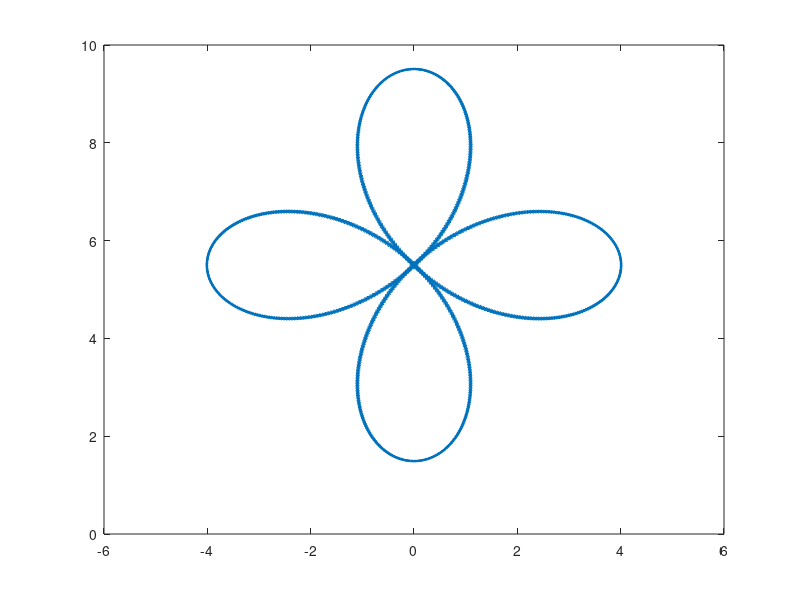
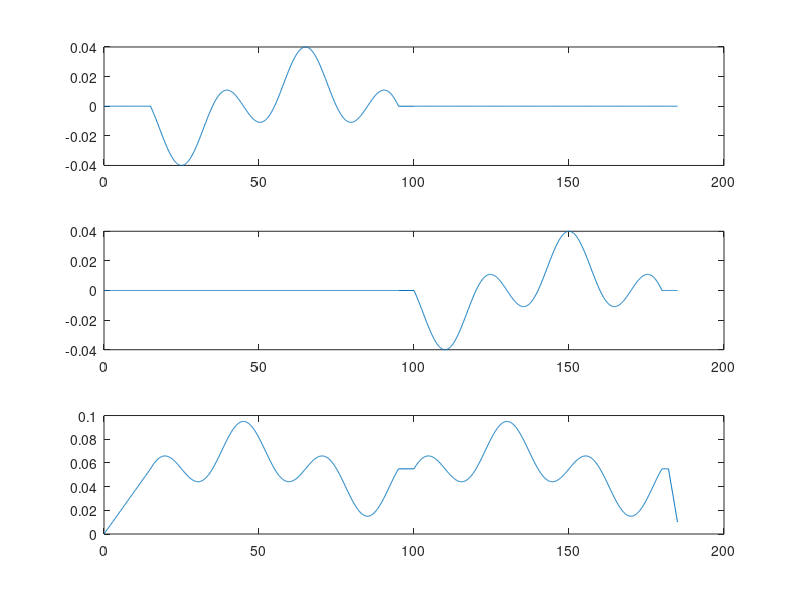
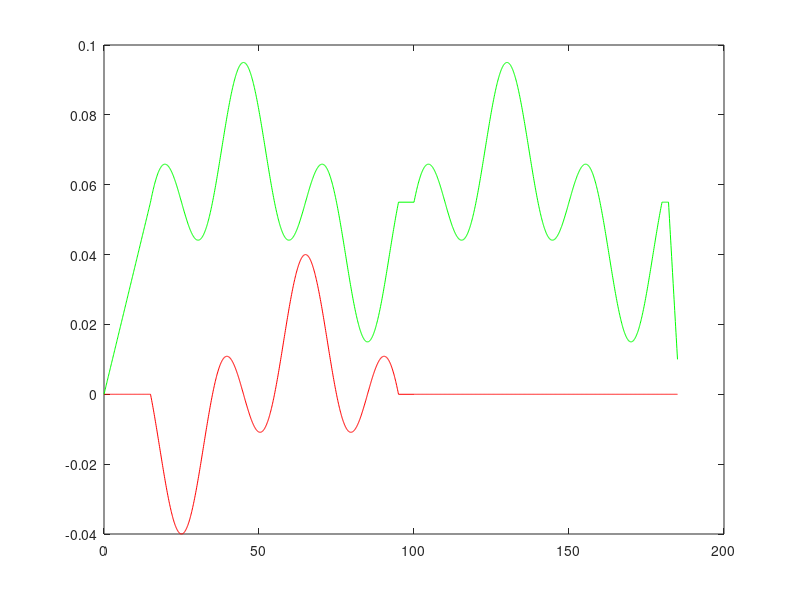

These charts were generated, in order, by the following MATLAB code: (Note: this script raises an error after producing the figures.)
clear;
clc; 
close all;

%%

% camFrameRate = 30;%hz
% P = .05;
% D = .25;
% I = 0*P/200;
% pole = 5*2*pi;
% controller = tf([D+P,P*pole],[1,pole])%zpk(-3.5,-35,1)
% discCont = c2d(controller,1/camFrameRate,'zoh')
% [Z,P,K,T] = zpkdata(discCont);
% 
% randPosError = (rand(3,1)-.5)*3/1000

%%
timeToComplete = 80;
ts = .1;

num =length(0:ts:timeToComplete);
theta = linspace(3*pi/4,2*pi+3*pi/4,num)';
r = 4*cos(2*theta);
x = r.*cos(theta);
y=r.*sin(theta)+5.5;
diffX = [x(2:num)-x(1:(num-1));x(1)-x(num);];
diffY = [y(2:num)-y(1:(num-1));y(1)-y(num);];
quiver(x,y,diffX,diffY)
% Xlist = [[0,10,15:ts:75]',[0,x(1)/100,x'/100]'];
% Ylist = [[0,10,15:ts:75]',[zeros(size([0,10,15:ts:75]))]'];
% Zlist = [[0,10,15:ts:75]',[0,y(1)/100,y'/100]'];

Tstart = 15;
timeList = [0:ts:Tstart,Tstart:ts:(15+timeToComplete),(15+timeToComplete+5):ts:(15+2*timeToComplete+5),(15+2*timeToComplete+5+ts):ts:(15+2*timeToComplete+10)]';
size1 = size([0:ts:Tstart,Tstart:ts:(15+timeToComplete)]);
size2 = size([(15+timeToComplete+5):ts:(15+2*timeToComplete+5), (15+2*timeToComplete+5+ts):ts:(15+2*timeToComplete+10)]);

Xlist = [zeros(size(0:ts:Tstart)),x'/100,zeros(size2)]';
Ylist = [zeros(size1),x'/100,x(end)/100*ones(size((15+2*timeToComplete+5+ts):ts:(15+2*timeToComplete+10)))]';
Zlist = [linspace(0/100,y(1)/100,length(0:ts:Tstart)),y'/100,y'/100,y(end)/100*ones(size((15+2*timeToComplete+5+ts):ts:(15+2*timeToComplete+7))),linspace(y(end)/100,1/100,length((15+2*timeToComplete+7+ts):ts:(15+2*timeToComplete+10)))]';
timeList = [timeList', ((timeList(end)+1):1:(timeList(end)))]';
Trajectory = [timeList,Xlist,Ylist,Zlist];

figure(2)
subplot(3,1,1)
plot(Trajectory(:,1),Trajectory(:,2))
subplot(3,1,2)
plot(Trajectory(:,1),Trajectory(:,3))
subplot(3,1,3)
plot(Trajectory(:,1),Trajectory(:,4))

figure(3)
plot(Trajectory(:,1),Trajectory(:,2),'r',Trajectory(:,1),Trajectory(:,4),'g')

%% Orientation: Constantly pointing up

XDlist = zeros(length(Xlist),1);
YDlist = zeros(length(Ylist),1);
ZDlist = ones(length(Zlist),1);

%% Orientation: always tangent

% get gradients (slopes)
dx = gradient(Xlist);
dy = gradient(Ylist);
dz = gradient(Zlist);

% normalize
for i=1:length(dx)
    vnorm = norm([dx(i) dy(i) dz(i)]);
    if (vnorm > 0)
        % update slope
        XDlist(i) = dx(i) / vnorm;
        YDlist(i) = dy(i) / vnorm;
        ZDlist(i) = dz(i) / vnorm;
    else
        % use former slope (probably zero)
        XDlist(i) = XDlist(i-1);
        YDlist(i) = YDlist(i-1);
        ZDlist(i) = ZDlist(i-1);
    end
end


% XDlist = zeros(length(Xlist),1);
% YDlist = zeros(length(Ylist),1);
% ZDlist = zeros(length(Zlist),1);
% dx = zeros(length(Xlist),1);
% dy = zeros(length(Ylist),1);
% dz = zeros(length(Zlist),1);
% vectornorm = zeros(length(Xlist),1);
% 
% XDlist(1) = 0;
% YDlist(1) = 0;
% ZDlist(1) = 0;
% 
% for i = 2:length(Xlist)
%     % get slope
%     dx(i) = Xlist(i) - Xlist(i-1);
%     dy(i) = Ylist(i) - Ylist(i-1);
%     dz(i) = Zlist(i) - Zlist(i-1);
%     
%     % normalize
%     vectornorm(i) = norm([dx(i) dy(i) dz(i)]);
%     
%     % update direction vector
%     if (vectornorm(i) > 0)
%         % use new slope
%         XDlist(i) = dx(i) / vectornorm(i);
%         YDlist(i) = dy(i) / vectornorm(i);
%         ZDlist(i) = dz(i) / vectornorm(i);
%     else
%         % if no change from last point, use old slope
%         XDlist(i) = XDlist(i-1);
%         YDlist(i) = YDlist(i-1);
%         ZDlist(i) = ZDlist(i-1);
%     end
%     
% end
%     
% XDlist(1) = XDlist(2);
% YDlist(1) = YDlist(2);
% ZDlist(1) = ZDlist(2);


%%  Write file

% only position
% fid = fopen('trajectory.csv','w');
% for i = 1:length(Xlist) 
%     fprintf(fid,'%6.6f, %6.6f, %6.6f\n', Xlist(i), Ylist(i), Zlist(i));
% end

% position and orientation
fid = fopen('trajectory_tanj.csv','w');
for i = 1:length(Xlist) 
    fprintf(fid,'%6.6f, %6.6f, %6.6f, %6.6f, %6.6f, %6.6f\n', Xlist(i), Ylist(i), Zlist(i), XDlist(i), YDlist(i), ZDlist(i));
end

% struct('time',[],'signals',struct('values',[],'dimensions',[]));
% Zlist.time = [0,10,15:ts:65]';
% Zlist.signals.values=[0,y(1)/100,y'/100];
% Zlist.signals.dimensions=size(Zlist.signals.values);
%%
Xlist = struct('time',[],'signals',struct('values',[],'dimensions',[]));
Xlist.time = Zlist.time';
Xlist.signals.values =[0,x(1)/100,x'/100];
Xlist.signals.dimensions=size(Xlist.signals.dimensions);

%%



Moment = toolDipoleMoment.signals.values;
Pos = toolPosition.signals.values;
time = toolPosition.time;
timeLast = -1;

for i = find(time>9.5,1):length(Moment)
    if( time(i) > timeLast +1/60 )
    figure(1)
    subplot(2,2,1)
    plot3(Pos(:,1),Pos(:,2),Pos(:,3));
    hold on;
    moment = Moment(i,:);
    moment = moment/norm(moment)*.05;
    quiver3(Pos(i,1),Pos(i,2),Pos(i,3),moment(1),moment(2),moment(3),'k','LineWidth',2);
    hold off;
    title(['Time: ', num2str(time(i),2)])    
        axis([-.05,.05,-.05,.05,0,.3])

    
    subplot(2,2,2)
    plot(Pos(:,1),Pos(:,2));
    hold on;
    moment = Moment(i,:);
    moment = moment/norm(moment)*.05;
    quiver(Pos(i,1),Pos(i,2),moment(1),moment(2),'k','LineWidth',2);
    hold off;
    title(['X,Y Time: ', num2str(time(i),2)])    
        axis([-.05,.05,-.05,.05])

    
    subplot(2,2,3)
    plot(Pos(:,1),Pos(:,3));
    hold on;
    moment = Moment(i,:);
    moment = moment/norm(moment)*.05;
    quiver(Pos(i,1),Pos(i,3),moment(1),moment(3),'k','LineWidth',2);
    hold off;
    title(['X,Z Time: ', num2str(time(i),2)])
        axis([-.05,.05,0,.3])

    
    subplot(2,2,4)
    plot(Pos(:,2),Pos(:,3));
    hold on;
    moment = Moment(i,:);
    moment = moment/norm(moment)*.05;
    quiver(Pos(i,2),Pos(i,3),moment(2),moment(3),'k','LineWidth',2);
    hold off;
    title(['Y,Z Time: ', num2str(time(i),2)])
        axis([-.05,.05,0,.3])

    
        pause(1/60.0)
        timeLast = time(i);

    
    end
end
